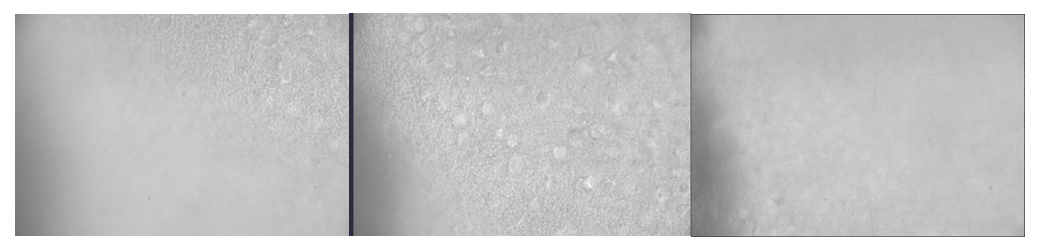
#> input picture api/dgp/2.15.png, 1038 x 249 px, found by its file name
$ python refft.py
#> lines starting #> are read from the running program, lines starting #| are printed output that depends on the picture
""" import cv2
import numpy as np
import matplotlib.pyplot as plt

img = cv2.imread("C:\\Users\\mnicd\\Documents\\CellDetectionSystem\\dgp\\90.bmp", 0)

f= np.fft.fft2(img)  # f是一个复数数组
fshift = np.fft.fftshift(f)
# fft_img = 20 * np.log(np.abs(fshift))

ishift = np.fft.ifftshift(fshift) #ishift是一个复数数组
i_img = np.fft.ifft2(ishift) #逆傅里叶变换，得到仍然是一个复数数组，不要以为直接得到图像的像素值.
i_img = np.abs(i_img)


fig, ax = plt.subplots(1,2) #row = 1, col = 2

ax[0].imshow(img, cmap = "gray")
ax[1].imshow(i_img, cmap = "gray")

ax[0].set_title("original"), ax[1].set_title("i_img")

ax[0].axis("off"), ax[1].axis("off")

# plt.savefig("result.jpg", dpi = 300, bbox_inches = "tight")
plt.show() """

import cv2
import numpy as np
import matplotlib.pyplot as plt

img = cv2.imread("C:\\Users\\mnicd\\Documents\\CellDetectionSystem\\dgp\\2.15.png", 0)
#> img: shape (249, 1038); min 43, max 255, mean 196

dft = cv2.dft(np.float32(img), flags=cv2.DFT_COMPLEX_OUTPUT)
dftshift = np.fft.fftshift(dft)
# result = 20 * np.log(cv2.magnitude(dftshift[:,:, 0], dftshift[:, :, 1]))

idftshift = np.fft.ifftshift(dftshift)
idft = cv2.idft(idftshift)  #idft:二维复数数组
i_img = cv2.magnitude(idft[:, :, 0], idft[:,:, 1]) #转换到[0, 255]
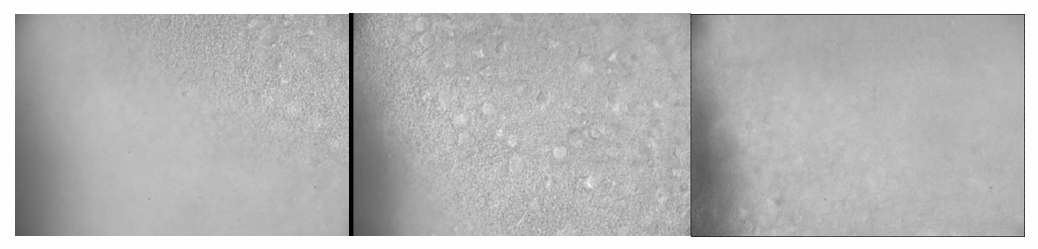
#> i_img: shape (249, 1038) float32; min 11113840, max 65907852, mean 50654032; drawn with min black and max white

fig, ax = plt.subplots(1,2) #row = 1, col = 2

ax[0].imshow(img, cmap = "gray")
ax[1].imshow(i_img, cmap = "gray")

ax[0].set_title("original"), ax[1].set_title("i_img")

ax[0].axis("off"), ax[1].axis("off")

# plt.savefig("result.jpg", dpi = 300, bbox_inches = "tight")
plt.show()
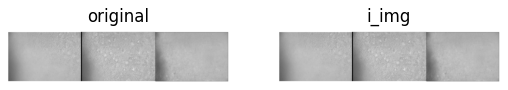
#> figure drawn by matplotlib, 2 panels
